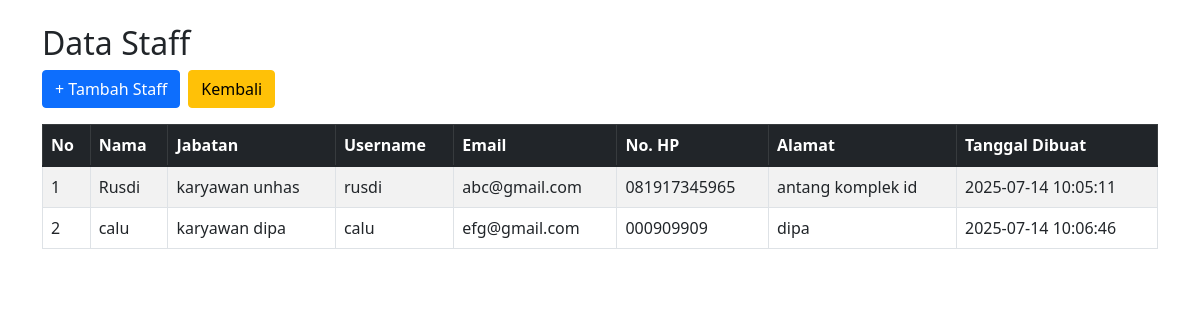
The app's page /admin/data_staff.php with its own data.
### tables this page shows
CREATE TABLE `staff` (
  `nama_staff` varchar(100) NOT NULL,
  `jabatan` varchar(50) NOT NULL,
  `username` varchar(50) NOT NULL,
  `password` varchar(225) NOT NULL,
  `email` varchar(100) DEFAULT NULL,
  `no_hp` varchar(20) DEFAULT NULL,
  `alamat` text,
  `tanggal_dibuat` timestamp NULL DEFAULT CURRENT_TIMESTAMP
);

### admin/data_staff.php (the view, shortened to what this page needs)
<?php
$database = new Database();
$db = $database->getConnection();
$query = "SELECT * FROM staff ORDER BY nama_staff DESC";
$stmt = $db->prepare($query);
$stmt->execute();
$staffs = $stmt->fetchAll(PDO::FETCH_ASSOC);
?>
<!DOCTYPE html>
<html>
<head>
    <link href="https://cdn.jsdelivr.net/npm/bootstrap@5.1.3/dist/css/bootstrap.min.css" rel="stylesheet">
</head>
<body class="container mt-4">
    <h2>Data Staff</h2>
<div class="d-flex gap-2 mb-3">
    <a href="tambah_staff.php" class="btn btn-primary">+ Tambah Staff</a>
    <a href="dashboard.php" class="btn btn-warning">Kembali</a>
</div>
    <table class="table table-bordered table-striped">
        <thead class="table-dark">
            <tr>
                <th>No</th>
                <th>Nama</th>
                <th>Jabatan</th>
                <th>Username</th>
                <th>Email</th>
                <th>No. HP</th>
                <th>Alamat</th>
                <th>Tanggal Dibuat</th>
            </tr>
        </thead>
        <tbody>
            <?php $no = 1; foreach ($staffs as $staff): ?>
            <tr>
                <td><?= $no++ ?></td>
                <td><?= htmlspecialchars($staff['nama_staff']) ?></td>
                <td><?= htmlspecialchars($staff['jabatan']) ?></td>
                <td><?= htmlspecialchars($staff['username']) ?></td>
                <td><?= htmlspecialchars($staff['email']) ?></td>
                <td><?= htmlspecialchars($staff['no_hp']) ?></td>
                <td><?= htmlspecialchars($staff['alamat']) ?></td>
                <td><?= $staff['tanggal_dibuat'] ?></td>
            </tr>
            <?php endforeach; ?>
        </tbody>
    </table>
</body>
</html>

### records on screen
staff: nama_staff "Rusdi", jabatan "karyawan unhas", username "rusdi", email "abc@gmail.com", no_hp "081917345965", alamat "antang komplek id", tanggal_dibuat "2025-07-14 10:05:11"
staff: nama_staff "calu", jabatan "karyawan dipa", username "calu", email "efg@gmail.com", no_hp "000909909", alamat "dipa", tanggal_dibuat "2025-07-14 10:06:46"
